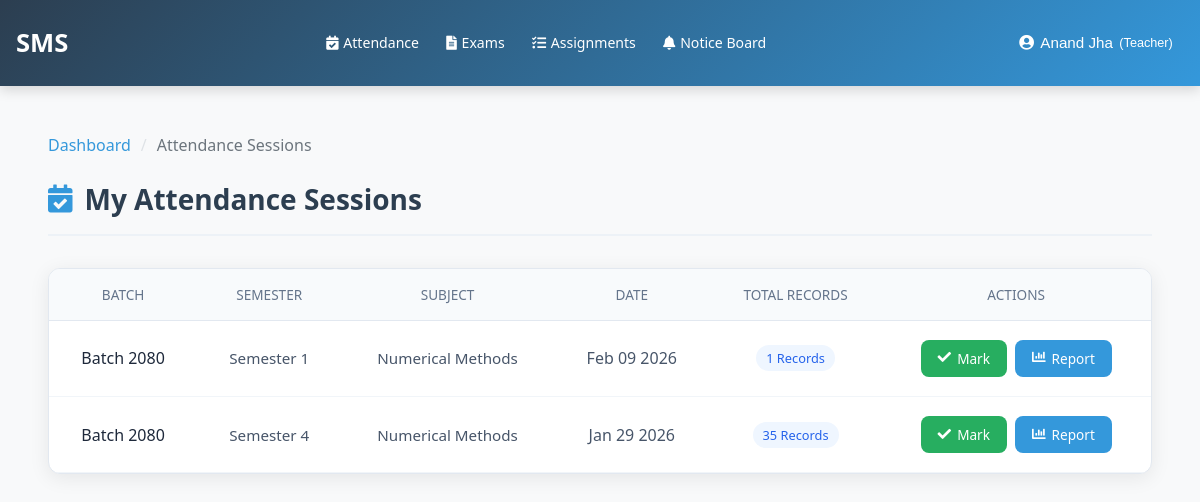
The app's page /attendance/my-attendance/ (signed in), older data.
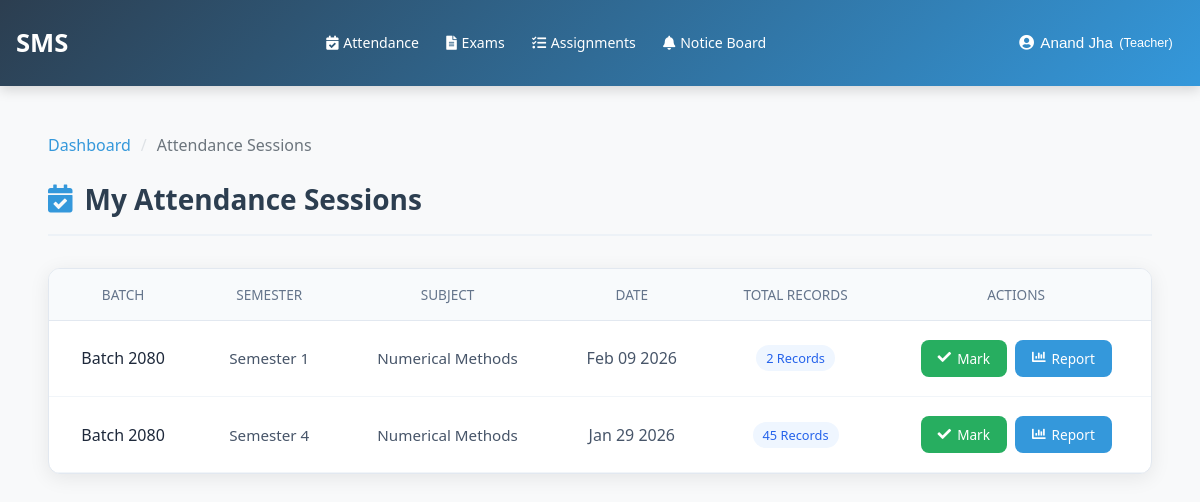
The same page, newer data.
### attendance/models.py (models this page shows, shortened)
class AttendanceSession(models.Model):
    STATUS_CHOICES = (
        ('scheduled', 'Scheduled'),
        ('ongoing', 'Ongoing'),
        ('completed', 'Completed'),
        ('cancelled', 'Cancelled'),
    )
    session_id = models.CharField(
        max_length=50,
        unique=True,
        verbose_name="Session ID",
        help_text="Auto-generated session ID"
    )
    batch = models.ForeignKey(
        'accounts.Batch',
        on_delete=models.CASCADE,
        related_name='attendance_sessions',
        verbose_name="Batch"
    )
    course = models.ForeignKey(
        'courses.Course',
        on_delete=models.CASCADE,
        related_name='attendance_sessions',
        verbose_name="Course",
        null=True,
        blank=True
    )
    subject = models.ForeignKey(
        'courses.Subject',
        on_delete=models.CASCADE,
        related_name='attendance_sessions',
        verbose_name="Subject",
        null=True,
        blank=True
    )
    teacher = models.ForeignKey(
        'accounts.User',
        on_delete=models.CASCADE,
        limit_choices_to={'role': 'teacher'},
        related_name='attendance_sessions',
        verbose_name="Teacher"
    )
    date = models.DateField(
        verbose_name="Date",
        default=timezone.now
    )
    start_time = models.TimeField(
        verbose_name="Start Time",
        default=timezone.now
    )
    end_time = models.TimeField(
        verbose_name="End Time",
        null=True,
        blank=True
    )
    semester = models.IntegerField(
        verbose_name="Semester",
        validators=[MinValueValidator(1), MaxValueValidator(8)],
        null=True,
        blank=True
    )
    year = models.IntegerField(
        verbose_name="Year",
        validators=[MinValueValidator(1), MaxValueValidator(4)],
        null=True,
        blank=True
    )
    total_students = models.IntegerField(
        verbose_name="Total Students",
        default=0,
        editable=False
    )
    present_count = models.IntegerField(
        verbose_name="Present Count",
        default=0,
        editable=False
    )
    absent_count = models.IntegerField(
        verbose_name="Absent Count",
        default=0,
        editable=False
    )
    status = models.CharField(
        max_length=20,
        choices=STATUS_CHOICES,
        default='scheduled',
        verbose_name="Status"
    )
    remarks = models.TextField(
        verbose_name="Remarks",
        blank=True,
        null=True
    )
    created_by = models.ForeignKey(
        'accounts.User',
        on_delete=models.SET_NULL,
        null=True,
        related_name='created_attendance_sessions',
        verbose_name="Created By"
    )
    created_at = models.DateTimeField(auto_now_add=True)
    updated_at = models.DateTimeField(auto_now=True)
    class Meta:
        verbose_name = "Attendance Session"
        verbose_name_plural = "Attendance Sessions"
        ordering = ['-date', '-start_time']

### accounts/models.py (models this page shows, shortened)
class Batch(models.Model):
    name = models.CharField(
        max_length=100,
        unique=True,
        verbose_name="Batch Name",
        help_text="e.g., Batch 2080, Class of 2024"
    )
    description = models.TextField(
        blank=True,
        verbose_name="Description",
        help_text="Optional description about the batch"
    )
    year = models.IntegerField(
        verbose_name="Batch Year",
        help_text="Year when batch started (e.g., 2080)",
        validators=[MinValueValidator(2000), MaxValueValidator(2100)]
    )
    start_date = models.DateField(
        null=True,
        blank=True,
        verbose_name="Start Date"
    )
    end_date = models.DateField(
        null=True,
        blank=True,
        verbose_name="Expected End Date"
    )
    is_active = models.BooleanField(
        default=True,
        verbose_name="Active Batch"
    )
    created_by = models.ForeignKey(
        User,
        on_delete=models.SET_NULL,
        null=True,
        related_name='created_batches',
        verbose_name="Created By"
    )
    date_created = models.DateTimeField(auto_now_add=True)
    date_updated = models.DateTimeField(auto_now=True)
    class Meta:
        verbose_name = "Batch"
        verbose_name_plural = "Batches"
        ordering = ['-year', '-date_created']

### courses/models.py (models this page shows, shortened)
class Subject(models.Model):
    course = models.ForeignKey(
        Course,
        on_delete=models.CASCADE,
        related_name='subjects',
        verbose_name="Course"
    )
    code = models.CharField(
        max_length=20,
        verbose_name="Subject Code",
        help_text="e.g., CS101-T, CS101-P"
    )
    name = models.CharField(
        max_length=200,
        verbose_name="Subject Name"
    )
    semester = models.IntegerField(
        null=True,
        blank=True,
        validators=[MinValueValidator(1), MaxValueValidator(8)],
        verbose_name="Semester",
        help_text="Choose 1-8 for semester-based courses"
    )
    year = models.IntegerField(
        null=True,
        blank=True,
        validators=[MinValueValidator(1), MaxValueValidator(4)],
        verbose_name="Year",
        help_text="Choose 1-4 for yearly-based courses"
    )
    teacher = models.ForeignKey(
        'accounts.User',
        on_delete=models.SET_NULL,
        null=True,
        blank=True,
        limit_choices_to={'role': 'teacher', 'is_active': True},
        related_name='subjects_taught',
        verbose_name="Subject Teacher"
    )
    created_at = models.DateTimeField(auto_now_add=True)
    updated_at = models.DateTimeField(auto_now=True)
    class Meta:
        ordering = ['course', 'semester', 'year', 'code']
        verbose_name = "Subject"
        verbose_name_plural = "Subjects"
        unique_together = ['course', 'code']

### attendance/views.py (the view)
# urls.py: path('my-attendance/', views.teacher_attendance_list, name='teacher_attendance'),
@login_required
def teacher_attendance_list(request):
    sessions = AttendanceSession.objects.filter(teacher=request.user).select_related(
        'batch', 'course', 'subject'
    ).order_by('-date', '-created_at')
    context = {
        'sessions': sessions,
        'total_sessions': sessions.count(),
        'today_sessions': sessions.filter(date=timezone.now().date()).count(),
    }
    return render(request, 'attendance/teacher/attendance_list.html', context)

### templates/attendance/teacher/attendance_list.html (shortened to what this page needs)
{% extends 'base.html' %}
{% load static %}
{% block content %}
<div class="attendance-list-container">
    <nav aria-label="breadcrumb">
        <ol class="breadcrumb">
            <li class="breadcrumb-item"><a href="{% url 'teacher_dashboard' %}">Dashboard</a></li>
            <li class="breadcrumb-item active">Attendance Sessions</li>
        </ol>
    </nav>
    <div class="attendance-list-header">
        <h2><i class="fas fa-calendar-check" style="color: #3498db;"></i> My Attendance Sessions</h2>
    </div>
    <div class="sessions-card">
        <table class="sessions-list-table">
            <thead>
                <tr>
                    <th>Batch</th>
                    <th>Semester</th>
                    <th>Subject</th>
                    <th>Date</th>
                    <th>Total Records</th>
                    <th>Actions</th>
                </tr>
            </thead>
            <tbody>
                {% if sessions %}
                    {% for session in sessions %}
                    <tr>
                        <td class="batch-cell center-text">
                            <div class="batch-name">{{ session.batch.name }}</div>
                        </td>
                        <td class="semester-cell center-text">
                            <div class="semester-name">
                                {% if session.course.course_type == 'semester' %}
                                    {% if session.subject.semester %}
                                        Semester {{ session.subject.semester }}
                                    {% else %}
                                        -
                                    {% endif %}
                                {% elif session.course.course_type == 'yearly' %}
                                    {% if session.subject.year %}
                                        Year {{ session.subject.year }}
                                    {% else %}
                                        -
                                    {% endif %}
                                {% else %}
                                    -
                                {% endif %}
                            </div>
                        </td>
                        <td class="subject-cell center-text">
                            <div class="subject-name">{{ session.subject.name }}</div>
                        </td>
                        <td class="date-cell center-text">
                            <span>{{ session.date|date:"M d Y" }}</span>
                        </td>
                        <td class="center-text">
                            <span class="record-count">
                                {{ session.attendance_records.count|default:0 }} Records
                            </span>
                        </td>
                        <td class="center-text">
                            <div class="action-group">
                                <a href="{% url 'attendance:take_attendance' session.pk %}" class="btn-action btn-mark">
                                    <i class="fas fa-check"></i> Mark
                                </a>
                                <a href="{% url 'attendance:datewise_attendance_report' session.id %}" class="btn-action btn-report">
                                    <i class="fas fa-chart-bar"></i> Report
                                </a>
                            </div>
                        </td>
                    </tr>
                    {% endfor %}
                {% endif %}
            </tbody>
        </table>
    </div>
</div>
{% endblock %}

Row changes from the older to the newer data that the page shows:
changed AttendanceSession "Feb 09 2026": attendance_records.count "1" → "2"
changed AttendanceSession "Jan 29 2026": attendance_records.count "35" → "45"
